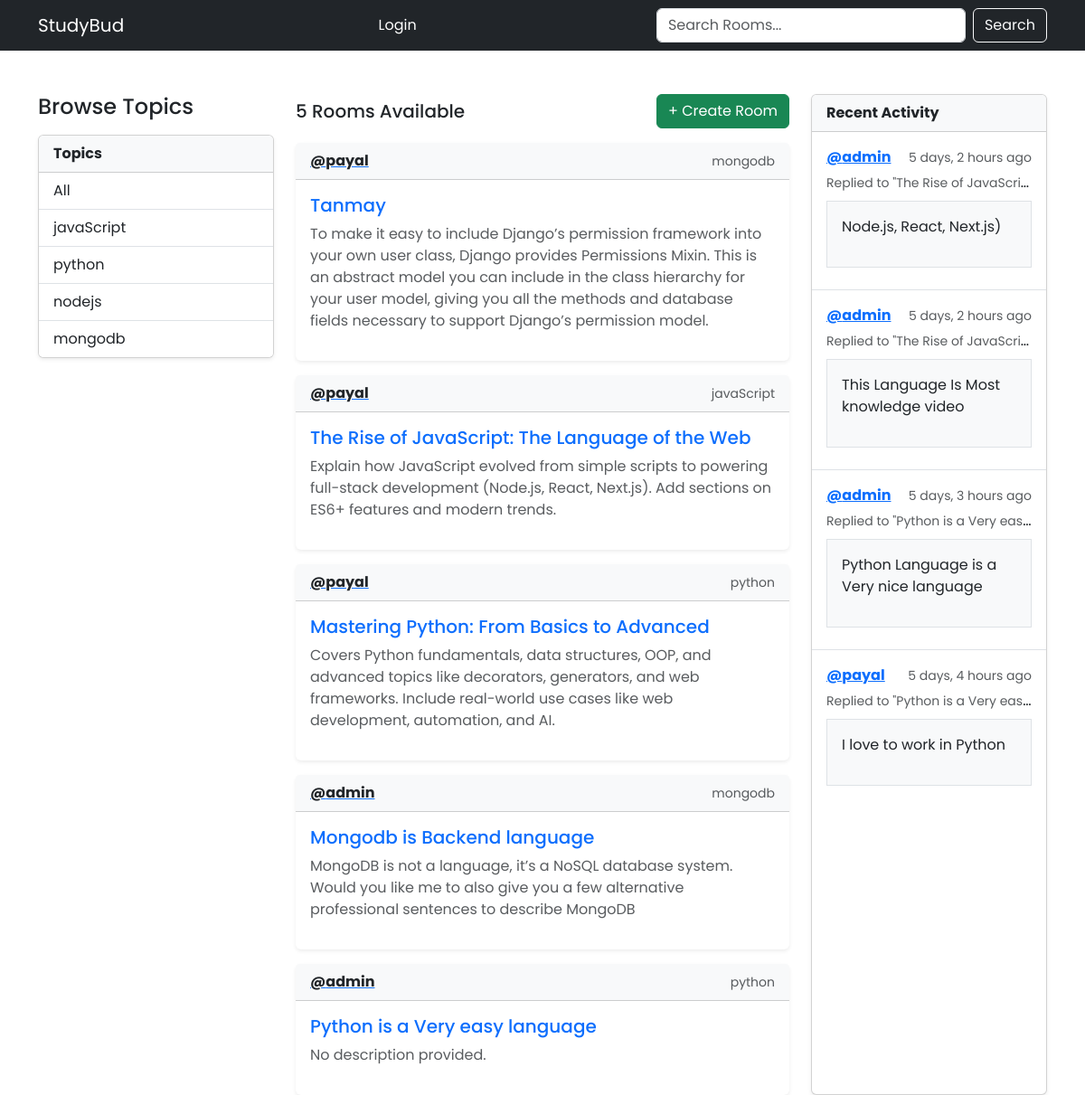
Before: / with the older database file.
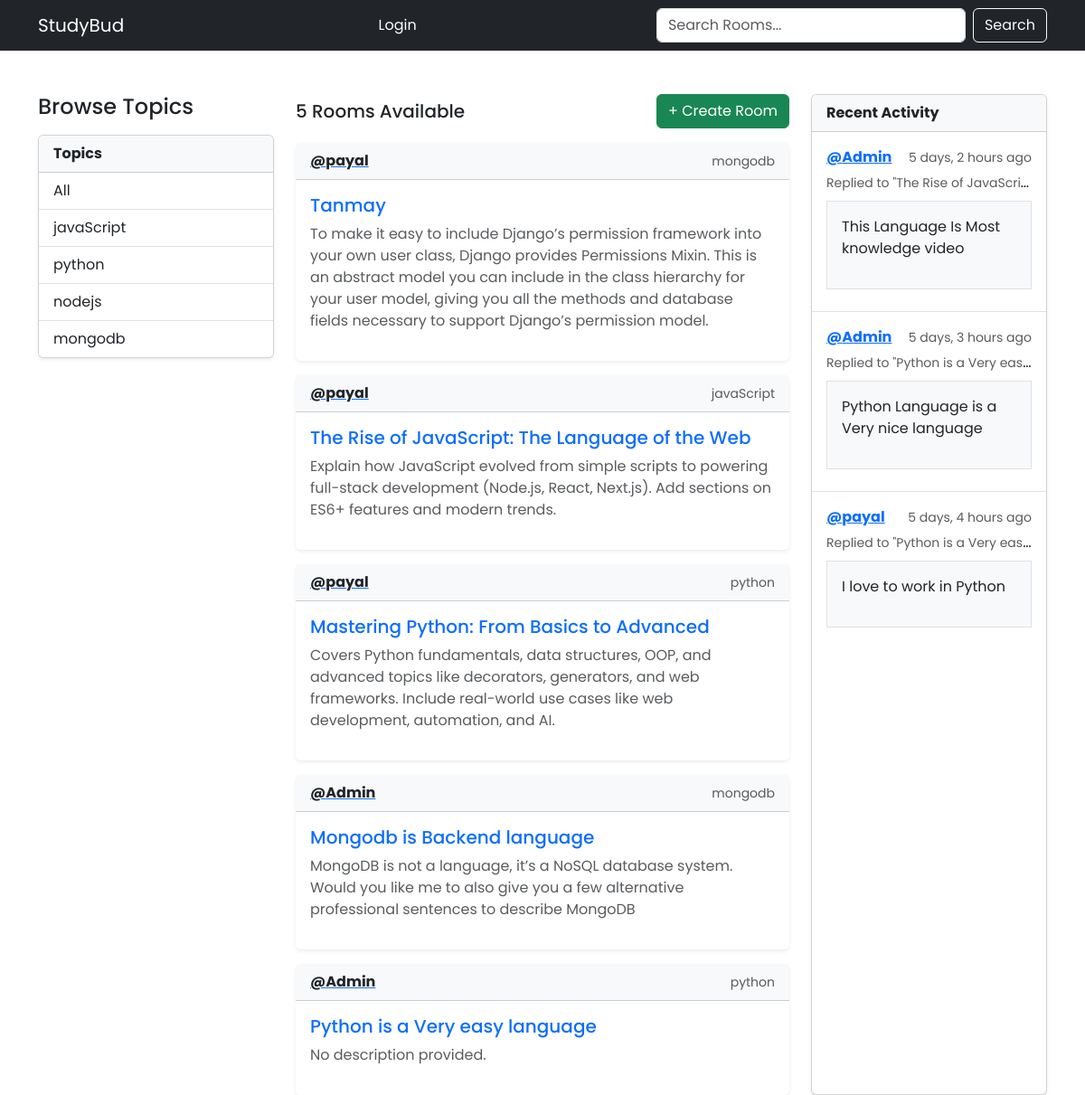
After: the same page with the newer database file.
### base/models.py (models this page shows, shortened)
class Topic(models.Model):
    name = models.CharField(max_length=200)

class Room(models.Model):
    host = models.ForeignKey(User, on_delete=models.SET_NULL, null=True)
    topic = models.ForeignKey(Topic, on_delete=models.SET_NULL, null=True)
    name = models.CharField(max_length=200)
    description = models.TextField(null=True, blank=True)
    participants = models.ManyToManyField(User, related_name='participants', blank=True)
    updated = models.DateTimeField(auto_now=True)
    created = models.DateTimeField(auto_now_add=True)
    class Meta:
        ordering = ['-updated', '-created']
    def __str__(self):
        return self.name

class Message(models.Model):
    user = models.ForeignKey(User, on_delete=models.CASCADE)
    room = models.ForeignKey(Room, on_delete=models.CASCADE)
    body = models.TextField()
    updated = models.DateTimeField(auto_now=True)
    created = models.DateTimeField(auto_now_add=True)
    class Meta:
        ordering = ['-updated', '-created']
    def __str__(self):
        return self.body[0:50]

### base/views.py (the view)
# urls.py: path('', views.home, name='home'),
def home(request):
    q = request.GET.get('q') if request.GET.get('q') != None else ''
    rooms = Room.objects.filter(
        Q(topic__name__icontains=q) |
        Q(name__icontains=q) |
        Q(description__icontains=q)
    )
    topics = Topic.objects.all()
    room_count = len(rooms) | rooms.count()
    room_message = Message.objects.filter(
        Q(room__topic__name__icontains=q)
    )
    context = {'rooms':rooms, "topics":topics, "room_count":room_count, 'room_message':room_message}
    return render(request, 'base/home.html',context)

### base/templates/base/home.html
{% extends 'layout.html' %} {% block content %}
<div class="row">
  <div class="col-12 col-lg-3">{% include 'base/topic_component.html' %}</div>
  <div class="col-12 col-lg-6">
    <div class="d-flex justify-content-between align-items-center mb-3">
      <h5 class="mb-0">{{ room_count }} Rooms Available</h5>
      <a href="{% url 'create-room' %}" class="btn btn-success">
        + Create Room
      </a>
    </div>
    {% include 'base/feed_component.html' %}
  </div>
  <div class="col-12 col-lg-3">
    {% include 'base/activity_component.html' %}
  </div>
</div>
{% endblock %}

### templates/layout.html (shortened to what this page needs)
<!DOCTYPE html>
{% load static %}
<html lang="en">
  <head>
    <link
      href="https://cdn.jsdelivr.net/npm/bootstrap@5.3.2/dist/css/bootstrap.min.css"
      rel="stylesheet"
    />
  </head>
  <body>
    <header>{% include 'navbar.html' %}</header>
    <div class="container mt-5">
      <main>{% block content %}{% endblock %}</main>
    </div>
  </body>
</html>

### templates/navbar.html (shortened to what this page needs)
<nav class="navbar navbar-expand-lg navbar-dark bg-dark">
  <div class="container">
    <a class="navbar-brand" href="{% url 'home' %}">StudyBud</a>
    <div class="collapse navbar-collapse" id="navbarSupportedContent">
      <ul class="navbar-nav mx-auto">
        {% if not request.user.is_authenticated %}
        <li>
          <a class="dropdown-item text-white" href="{% url 'login' %}">Login</a>
        </li>
            {% endif %}
          </ul>
      <form method="GET" class="d-flex" role="search" action="{% url 'home' %}">
        <input
          class="form-control me-2"
          type="text"
          name="q"
          placeholder="Search Rooms..."
          aria-label="Search"
        />
        <button class="btn btn-outline-light" type="submit">Search</button>
      </form>
    </div>
  </div>
</nav>

### base/templates/base/topic_component.html
<h4 class="mb-3">Browse Topics</h4>
<div class="card shadow-sm">
  <div class="card-header bg-light fw-bold">Topics</div>
  <ul class="list-group list-group-flush">
    <li class="list-group-item py-2">
      <a href="{% url 'home' %}" class="d-block text-decoration-none text-dark">
        All
      </a>
    </li>
    {% for topic in topics %}
    <li class="list-group-item py-2">
      <a
        href="{% url 'home' %}?q={{ topic.name }}"
        class="d-block text-decoration-none text-dark"
      >
        {{ topic.name }}
      </a>
    </li>
    {% empty %}
    <li class="list-group-item text-muted">No topics available</li>
    {% endfor %}
  </ul>
</div>

### base/templates/base/feed_component.html (shortened to what this page needs)
<div class="d-flex flex-column gap-3">
  {% for room in rooms %}
  <div class="card shadow-sm border-0">
    <div
      class="card-header bg-light d-flex justify-content-between align-items-center"
    >
      <a href="{% url 'profile' room.host.id %}">
        <span class="fw-bold text-dark">@{{ room.host.username }}</span>
      </a>
      <small class="text-muted">{{ room.topic.name }}</small>
    </div>
    <div class="card-body">
      <h5 class="card-title mb-2">
        <a href="{% url 'room' room.id %}" class="text-decoration-none"
          >{{ room.name }}</a
        >
      </h5>
      <p class="card-text text-muted mb-3">
        {{ room.description|default:"No description provided." }}
      </p>
    </div>
  </div>
  {% empty %}
  <div class="alert alert-warning">No rooms found.</div>
  {% endfor %}
</div>

### base/templates/base/activity_component.html (shortened to what this page needs)
<div class="card shadow-sm h-100">
  <div class="card-header bg-light fw-bold">Recent Activity</div>
  <ul class="list-group list-group-flush">
    {% for message in room_message %}
    <li class="list-group-item d-flex flex-column py-3">
      <div class="d-flex justify-content-between align-items-center mb-1">
        <a href="{% url 'profile' message.user.id %}">
          <span class="fw-bold text-primary">@{{ message.user }}</span>
        </a>
        <small class="text-muted">{{ message.created|timesince }} ago</small>
      </div>
      <div class="text-truncate" title="{{ message.room }}">
        <small class="text-muted">Replied to "{{ message.room }}"</small>
      </div>
      <div class="bg-light p-3 border my-2">
        <p>{{message}}</p>
      </div>
    </li>
    {% empty %}
    <li class="list-group-item text-center text-muted py-3">
      No activity available
    </li>
    {% endfor %}
  </ul>
</div>

### templates/layout.html (style rules this page uses)
* { font-family: "Poppins", sans-serif; }

Changed rows visible on the page:
removed Message: user "admin", created "5 days, 2 hours", room "The Rise of JavaScri…", body "Node.js, React, Next.js)"
changed through a linked row, Room "Mongodb is Backend language": host.username "admin" → "Admin"
changed through a linked row, Room "Python is a Very easy language": host.username "admin" → "Admin"
changed through a linked row, Message "This Language Is Most knowledge video": user "admin" → "Admin"
changed through a linked row, Message "Python Language is a Very nice language": user "admin" → "Admin"
